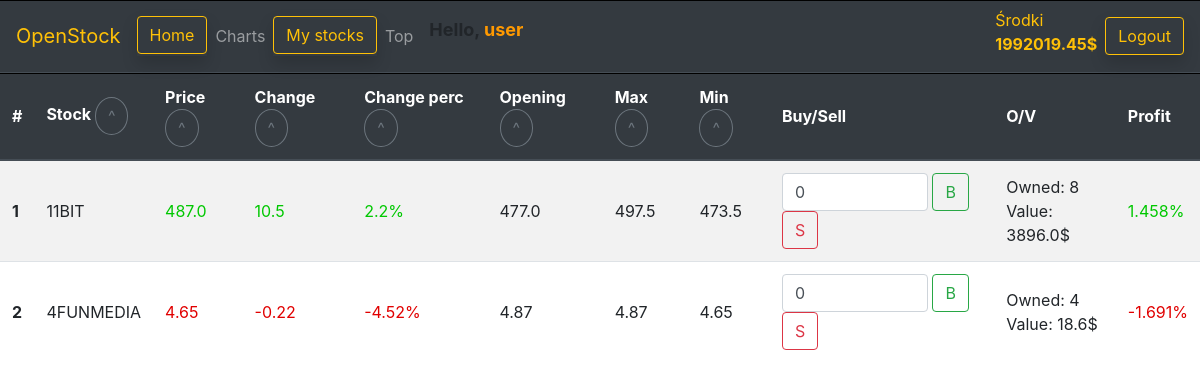
The page /mystocks/ (signed in) on the database its author committed.
### members/models.py (models this page shows, shortened)
class Member(models.Model):
	member = models.OneToOneField(User, null=True, on_delete=models.CASCADE)
	name = models.TextField()
	email = models.EmailField(default='non@non.non')
	money = models.FloatField(default=20000)
	capital = models.FloatField(default=20000)
	profit = models.FloatField(default=0)

### stocks/models.py (models this page shows, shortened)
class Stocks(models.Model):
    name = models.TextField()
    price = models.FloatField()
    change = models.FloatField()
    perc = models.FloatField()
    opening = models.FloatField()
    max = models.FloatField()
    min = models.FloatField()

### stocks/views.py (the view)
# urls.py: path('mystocks/', my_stocks, name='my_stocks'),
def my_stocks(request):
	request.session['order_by'] = 'name'
	request.session['top'] = False
	if(request.user.is_authenticated):
		request.session['money'] = Member.objects.get(member=request.user).money
		request.session['bought_stocks'] = get_bought_stocks(request)
	else:
		if not 'logged' in request.session:
			request.session['logged'] = False
			request.session['money'] = 20000
			request.session['bought_stocks'] = {}
	stocks=[]
	for value in request.session['bought_stocks']:
		stocks += list(Stocks.objects.filter(name=value).values())
	request.session['stocks'] = stocks
	data = {
		'stocks': request.session['stocks'],
		'money': request.session['money'],
		'bought_stocks': request.session['bought_stocks']
	}
	return render(request, 'mystocks.html', data)

### stocks/templatetags/filters.py (called while the page is built)
@register.filter
def isnt_empty(dictionary, key):
    if(dictionary.get(key)):
        return True
    else:
        return False

@register.filter
def get_item(dictionary, key):
    return dictionary.get(key)

### stocks/views.py (called while the page is built)
def count_profit(request, stock, current_value):
	profit = 0
	previous_value = 0
	objects = Order.objects.filter(member=request.user.member).filter(stock = stock).filter(owned__gt=0).all()
	for obj in objects:
		previous_value += float(obj.owned*obj.purchase_price)
	if(previous_value!=0):
		profit = round(((current_value - previous_value)/previous_value)*100,3)
	return profit

def get_bought_stocks(request):
	bought_stocks = {}
	orders = Order.objects.filter(member=request.user.member).filter(owned__gt=0).values('stock').distinct()
	for order in orders:
		stock = Stocks.objects.get(id=order['stock'])
		suma = Order.objects.filter(member=request.user.member).filter(stock=stock).aggregate(Sum('owned'))
		bought_stocks.update({stock.name:{'value': round(stock.price*int(suma['owned__sum']),4), 'quantity': int(suma['owned__sum']), 'profit': 0}})
		bought_stocks[stock.name]['profit'] = count_profit(request, stock, bought_stocks[stock.name]['value'])
	return bought_stocks

### templates/mystocks.html
{% extends "form.html" %}
{% block mystocks %}
{% if bought_stocks %}
<table class="table table-striped table-hover sticky">
    <thead class="thead-dark">
        <tr>
            <th class="align-middle" scope="col">#</th>
            <th class="align-middle" scope="col">Stock
                <button type="submit" class="btn btn-outline-secondary rounded-circle" name="name">^</button>
            </th>
            <th class="align-middle" scope="col">Price
                <button type="submit" class="btn btn-outline-secondary rounded-circle" name="price">^</button>
            </th>
            <th class="align-middle" scope="col">Change
                <button type="submit" class="btn btn-outline-secondary rounded-circle" name="change">^</button>
            </th>
            <th class="align-middle" scope="col">Change perc
                <button type="submit" class="btn btn-outline-secondary rounded-circle" name="perc">^</button>
            </th>
            <th class="align-middle" scope="col">Opening
                <button type="submit" class="btn btn-outline-secondary rounded-circle" name="opening">^</button>
            </th>
            <th class="align-middle" scope="col">Max
                <button type="submit" class="btn btn-outline-secondary rounded-circle" name="max">^</button>
            </th>
            <th class="align-middle" scope="col">Min
                <button type="submit" class="btn btn-outline-secondary rounded-circle" name="min">^</button>
            </th>
            <th class="align-middle" scope="col">Buy/Sell</th>
            <th class="align-middle" scope="col">O/V</th>
            <th class="align-middle" scope="col">Profit</th>
        </tr>
    </thead>
    <tbody id="stocks">
        {% load filters %}
        {% for stock in stocks %}
        <tr>
            <td class="align-middle" >{{forloop.counter}}</td>
            <td class="align-middle" id="name{{forloop.counter}}">{{stock.name}}</td>
            {% if stock.change > 0 %}
            <td class="align-middle" style="color: rgb(0, 200, 0);" id="price{{forloop.counter}}">{{stock.price}}</td>
            {% elif stock.change == 0 %}
            <td class="align-middle" style="color: rgb(0, 0, 0);" id="price{{forloop.counter}}">{{stock.price}}</td>
            {% else %}
            <td class="align-middle" style="color: rgb(225, 0, 0);"  id="price{{forloop.counter}}">{{stock.price}}</td>
            {% endif %}
            {% if stock.change > 0 %}
            <td class="align-middle" style="color: rgb(0, 200, 0);" id="change{{forloop.counter}}">{{stock.change}}</td>
            {% elif stock.change == 0 %}
            <td class="align-middle" style="color: rgb(0, 0, 0);" id="change{{forloop.counter}}">{{stock.change}}</td>
            {% else %}
            <td class="align-middle" style="color: rgb(225, 0, 0);"  id="change{{forloop.counter}}">{{stock.change}}</td>
            {% endif %}
            {% if stock.change > 0 %}
            <td class="align-middle" style="color: rgb(0, 200, 0);" id="perc{{forloop.counter}}">{{stock.perc}}%</td>
            {% elif stock.change == 0 %}
            <td class="align-middle" style="color: rgb(0, 0, 0);" id="perc{{forloop.counter}}">{{stock.perc}}%</td>
            {% else %}
            <td class="align-middle" style="color: rgb(225, 0, 0);"  id="perc{{forloop.counter}}">{{stock.perc}}%</td>
            {% endif %}
            <td class="align-middle" id="opening{{forloop.counter}}">{{stock.opening}}</td>
            <td class="align-middle" id="max{{forloop.counter}}">{{stock.max}}</td>
            <td class="align-middle" id="min{{forloop.counter}}">{{stock.min}}</td>
            <td>
                <form class="form-inline">
                    <div>
                        <input type="number" class="form-control" id="Stock_Input{{forloop.counter}}" min="0" max="100000" value="0">
                        <button id="buy_button{{forloop.counter}}" type="button" class="btn btn-outline-success" row_id="{{forloop.counter}}" stock_name="{{stock.name}}">B</button>
                        <button id="sell_button{{forloop.counter}}" type="button" class="btn btn-outline-danger" row_id="{{forloop.counter}}" stock_name="{{stock.name}}">S</button>
                    </div>
                </form>
            </td>
            {% if bought_stocks|isnt_empty:stock.name %}
                {% with b_stock=bought_stocks|get_item:stock.name %}
                <td class="align-middle">
                    <div id="quantity{{forloop.counter}}">Owned: {{ b_stock.quantity }}</div>
                    <div id="value{{forloop.counter}}">Value: {{ b_stock.value }}$</div>
                </td>
                {% if b_stock.profit > 0 %}
                    <td class="align-middle" style="color: rgb(0, 200, 0);" id="profit{{forloop.counter}}">{{b_stock.profit}}%</td>
                {% elif b_stock.profit == 0 %}
                    <td class="align-middle" id="profit{{forloop.counter}}">{{b_stock.profit}}%</td>
                {% else %}
                    <td class="align-middle" style="color: rgb(225, 0, 0);"  id="profit{{forloop.counter}}">{{b_stock.profit}}%</td>
                {% endif %}
                {% endwith %}
            {% endif %}
        </tr>
        {% endfor %}
    </tbody>
</table>
{% else  %}
<div style="margin-top: 15%;">
    <p style="font-size: 350%; text-align: center;">You don't have any bought stocks.</p>
</div>
{% endif %}
{% endblock %}

### templates/form.html (shortened to what this page needs)
<!DOCTYPE html>
<html>
<head>
    <link rel="stylesheet" href="https://stackpath.bootstrapcdn.com/bootstrap/4.3.1/css/bootstrap.min.css">
    {% load static %}
</head>
<body>
    <div class="main">
    <nav class="navbar navbar-expand-lg navbar-dark bg-dark sticky-top">
        <a class="navbar-brand text-warning" href="/">OpenStock</a>
        <div class="collapse navbar-collapse" id="navbarSupportedContent">
            <ul class="navbar-nav mr-auto">
                <li class="nav-item shadow">
                    <a class="btn btn-outline-warning my-2 my-sm-0" href="/">Home</a>
                </li>
                <li class="nav-item">
                    <a class="nav-link" href="/charts">Charts</a>
                </li>
                <li class="nav-item shadow">
                    <a class="btn btn-outline-warning my-2 my-sm-0" href="/mystocks">My stocks</a>
                </li>
                <li class="nav-item">
                    <a class="nav-link" href="/top_users">Top</a>
                </li>
                <li class="nav-item">
                    <b class="hello mx-md-2" style="font-size: large;">Hello,
                        <span style="color: #ff9900">{{request.user}}</span>
                    </b>
                </li>
            </ul>
            <ul class="navbar-nav mx-md-2">
                <li class="nav-item">
                    <label>
                        <div class="text-warning">
                            <a>Środki</a>
                            <b>
                                <div id="money">
                                    {{money}}$
                                </div>
                            </b>
                        </div>
                    </label>
                </li>
            </ul>
            <ul class="navbar-nav mr-left">
                {% if request.session.logged %}
                <li class="nav-item shadow">
                    <a class="btn btn-outline-warning my-2 my-sm-0" href="/logout">Logout</a>
                </li>
                {% else %}
                <li class="nav-item shadow">
                    <a class="btn btn-outline-warning my-2 my-sm-0" href="/login">Login</a>
                </li>
                {% endif %}
            </ul>
        </div>
    </nav>
{% block mystocks %}
{% endblock %}
</div>
</body>
</html>

### templates/form.html (style rules this page uses)
table { text-align: left; position: relative; border-collapse: collapse; }
nav { box-shadow: inset 0 1px #000; }
th { box-shadow: inset 0 1px #000; background: white; position: sticky; top: 71px; }
tr td:nth-child(1) { font-weight: 700; }
.table.sticky th { position: sticky; top: 71px; }

### rows shown on the page
Member: money "1992019.45"
Stocks: name "11BIT", price "487.0", change "10.5", perc "2.2", opening "477.0", max "497.5", min "473.5", quantity "8", value "3896.0", profit "1.458"
Stocks: name "4FUNMEDIA", price "4.65", change "-0.22", perc "-4.52", opening "4.87", max "4.87", min "4.65", quantity "4", value "18.6", profit "-1.691"

### other values the page prints
{{ request.user }} "user"
